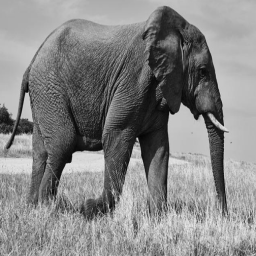
%> input picture color-image-equalization-PCA/elephant.png, 256 x 256 px
$ octave pca_run_all.m   (GNU Octave 9; MATLAB toolbox functions it lacks are replaced by stand-ins)
%> lines starting %> are read from the running program, lines starting %| are printed output that depends on the picture
### color-image-equalization-PCA/give_pc.m
% Given an image and value num, the principal components 1-X of the image.
%
% Inputs: img - original image to retrieve principal components from
%         num - number of principal components to retrieve from img
%
% Outputs: pcs - cell array of principal component. Size N

function [pcs, V, m] = give_pc(img, num)
    % Divide image into 8x8 patches and reshape into 64xN matrix
    M = floor(size(img, 1)/8);
    N = floor(size(img, 2)/8);
    for i = 1:M
        for j = 1:N
            X(:,(i-1)*N+j) = reshape(img(i*8-7:i*8, j*8-7:j*8), [64, 1]);
        end
    end

    % Compute Covariance matrix
    m = mean(X, 2);
    C = (1/(M*N)) * (X*X') - m*m';

    % Perform eigen decomposition
    [V, L] = eig(C);
    [~, idx] = sort(diag(L), 'descend');
    V = V(:, idx);

    % Compute principal components
    for i = 1:num
        pcs{i} = V(:, i)' * (X-m);
    end
end

### color-image-equalization-PCA/recon_pcs.m
% Function to create reconstructed image with num_pcs number of principal
% components
%
% Inputs: img     - original image
%         num_pcs - number of pcs to recreate with
%
% Outputs: reconstructed - reconstructed image
%
function reconstructed = recon_pcs(img, num_pcs)
    [pcs, V, m] = give_pc(img, num_pcs);

    M = floor(size(img, 1)/8);
    N = floor(size(img, 2)/8);

    scores = vertcat(pcs{1:num_pcs});
    img_recon = V(:,1:num_pcs) * scores + m;

    for i = 1:M
        for j = 1:N
            idx = (i-1)*N + j;

            reconstructed(i*8-7:i*8, j*8-7:j*8) = ...
                reshape(img_recon(:,idx), [8,8]);
        end
    end
end

### color-image-equalization-PCA/pca_run_all.m
close all

img = double(rgb2gray(imread("elephant.png")));
%> img: size 256x256 double; min 3, max 230, mean 133.7
figure; imshow(img, []); title("Original Image")

M = floor(size(img, 1)/8);
%> M = 32
N = floor(size(img, 2)/8);
%> N = 32

% Rearrange PCs into a grid for display
pc16 = give_pc(img, 16);
%> after the loop in give_pc, `for i = 1:M`:
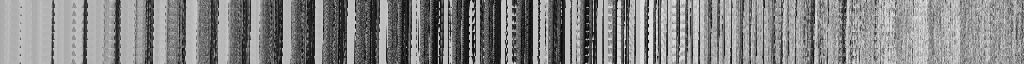
%> X: size 64x1024 double; min 3, max 230, mean 133.7; mean of the top-left, top-right, bottom-left and bottom-right quarters 124.7, 143.2, 124.8, 142.2
%> in give_pc, `m = mean(X, 2);`: m = 64 values, max 134.8 at index 9, min 132.3 at index 56, mean 133.7
%> in give_pc, `[~, idx] = sort(diag(L), 'descend');`: idx = 64 values, max 64 at index 1, min 1 at index 64, mean 32.5
%> after the loop in give_pc, `for i = 1:num`: pcs = 16 items
%> pc16 = 16 items
figure;
for i = 1:16
    subplot(4, 4, i)
    img_tmp = reshape(pc16{i}, [M, N])';

    imshow(img_tmp, []); title(sprintf("PC %d", i));
end
%> this loop made 16 passes
%> pass 1, `img_tmp = reshape(pc16{i}, [M, N])';`:
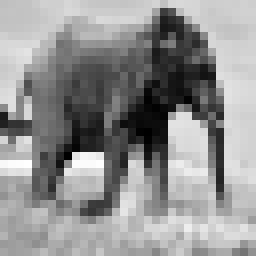
%> img_tmp: size 32x32 double (shown 8 times larger); min -927.2, max 687.6, mean 0; drawn with min black and max white
%> this loop made 6 passes; what is shown inside it comes from the first
%> after the loop:
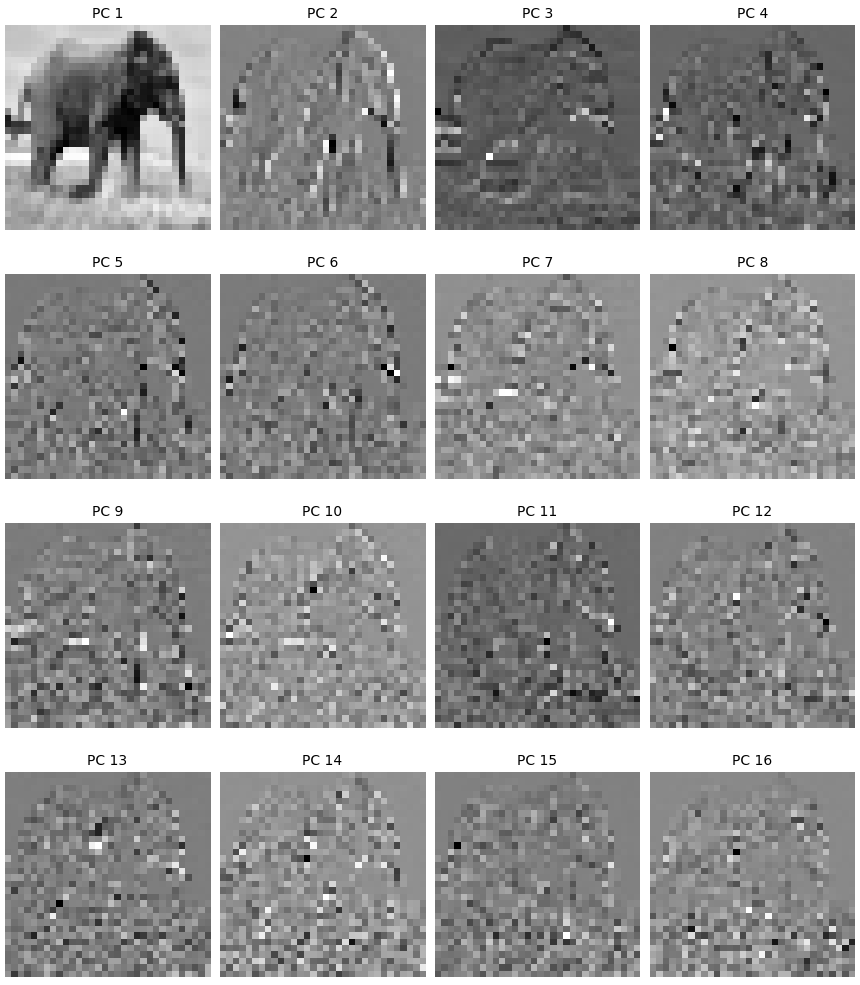
%> figure redrawn from the program's plot data, 16 panels

% Reconstruct original image using PCs
figure;
for i = 1:6
    k = 2^(i-1);
    reconstructed = recon_pcs(img, k);
%> in recon_pcs, `[pcs, V, m] = give_pc(img, num_pcs);`:
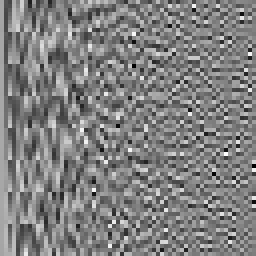
%> V: size 64x64 double (shown 4 times larger); min -0.407, max 0.406, mean 0.00202; drawn with min black and max white
%> in recon_pcs, `[pcs, V, m] = give_pc(img, num_pcs);`: pcs = 1 item
%> in recon_pcs, `scores = vertcat(pcs{1:num_pcs});`: scores = 1024 values, max 687.6 at index 644, min -927.2 at index 531, mean 7.11e-15
%> after the loop in recon_pcs, `for i = 1:M`:
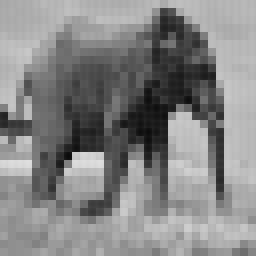
%> reconstructed: size 256x256 double; min 12.84, max 223, mean 133.7
    subplot(2, 3, i);
    imshow(reconstructed, []);
    title(sprintf('Image Reconstructed Using First %d PCs', k));
    signal = sum(img.^2, "all");
%> signal = 1387918771
    noise = sum((img - reconstructed).^2, "all");
%> noise = 39151609.6
    snr(i) = 10*log10(signal/noise);
end
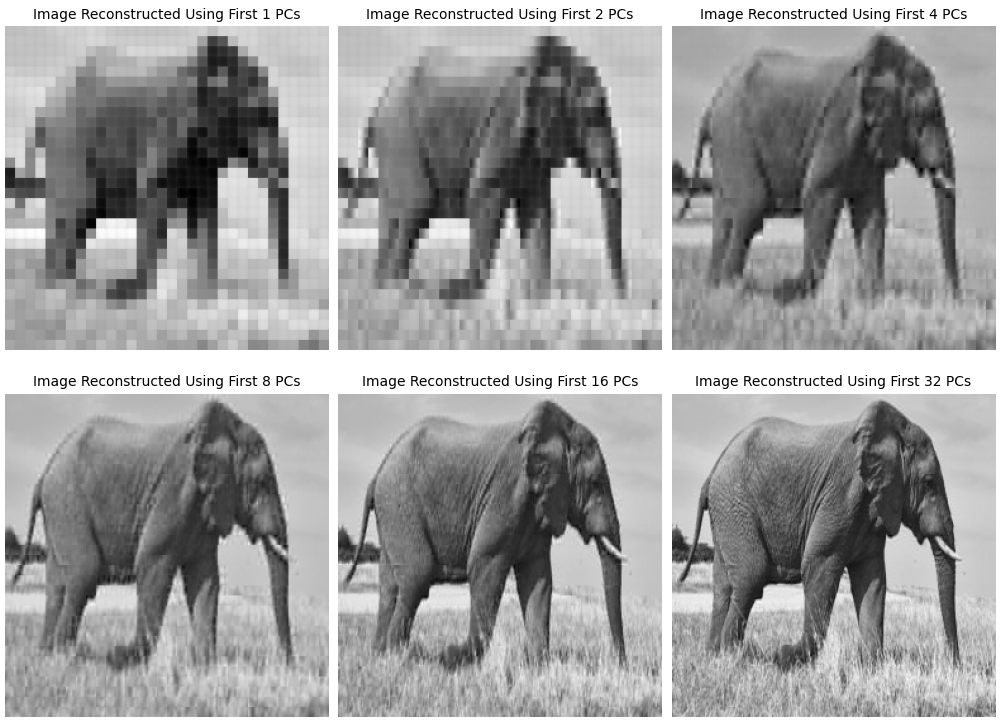
%> figure redrawn from the program's plot data, 6 panels

% Compare reconstruction quality and SNR for different # of PCs
figure;
plot([1 2 4 8 16 32], snr, "-o"); title("Reconstruction SNR vs Number of PCs")
xlabel("Number of PCs"); ylabel("SNR (dB)"); xticks([1 2 4 16 32]);
%> after `xticks([1 2 4 16 32])`:
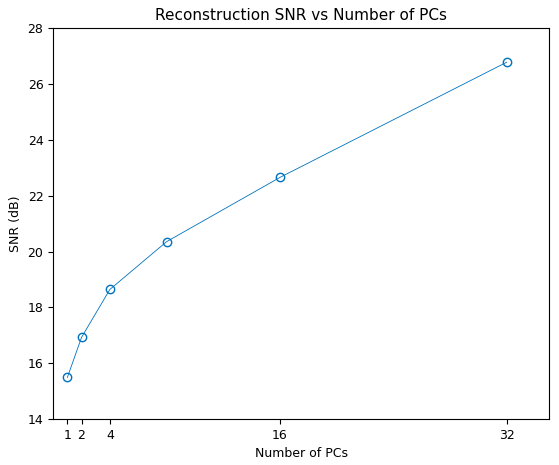
%> figure redrawn from the program's plot data
